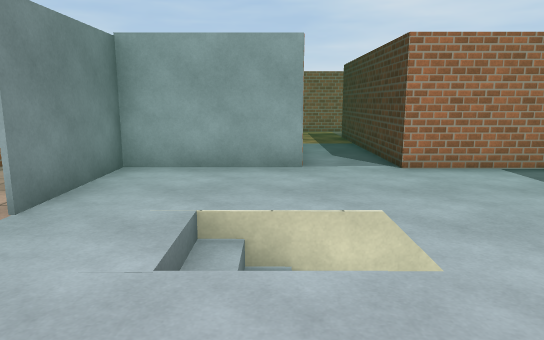
[1] (above)

19 first-person views from a walk through a Unity game level. The camera is 1.5 m above the floor, tilts 10° down and sees 70° across. The floor is counted in squares, 1 m on a side. Each view is taken from the middle of a square. On the plan, view 1 faces up. The plan holds only what a view shows up to about 17 squares ahead; the rest is blank. The place goes on beyond the plan. The player is left out. Door leaves are left out, so doorways stand open. Some surface patterns are stand-ins.

[2]
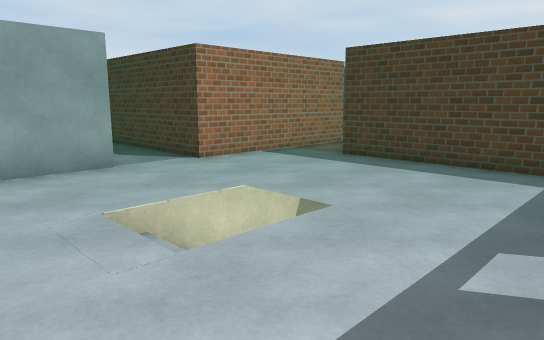

[3]
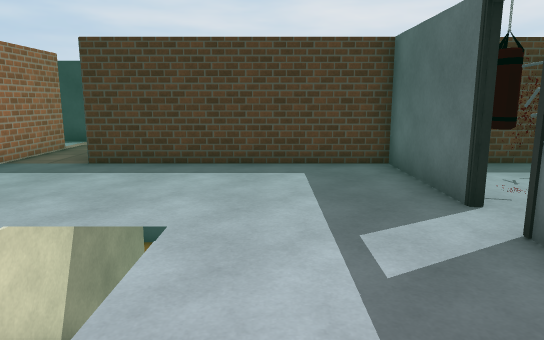

[4]
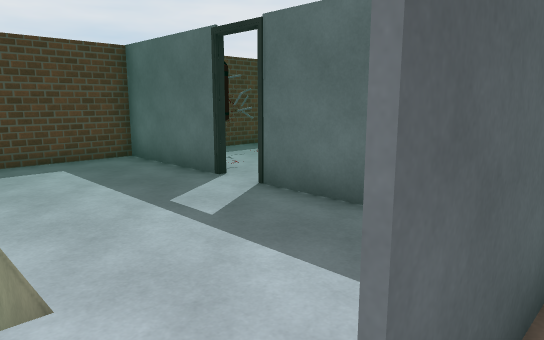

[5]
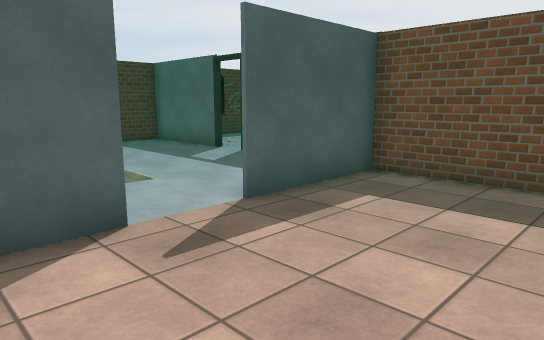

[6]
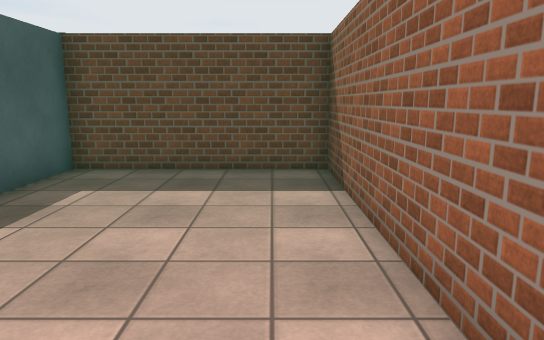

[7]
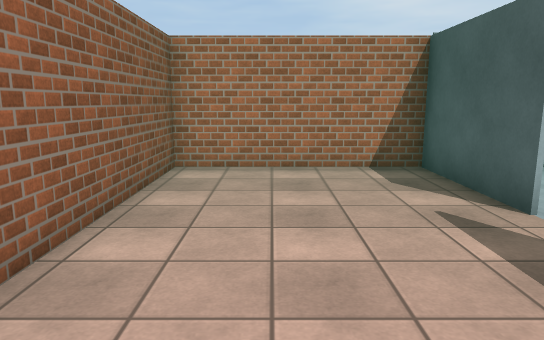

[8]
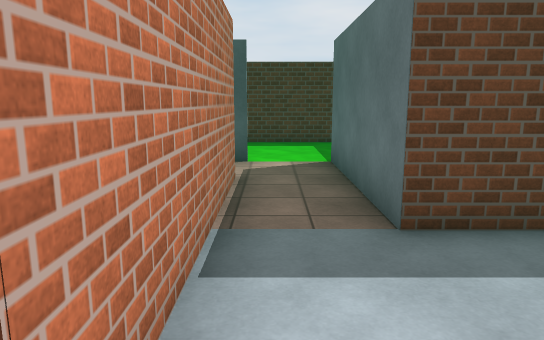

[9]
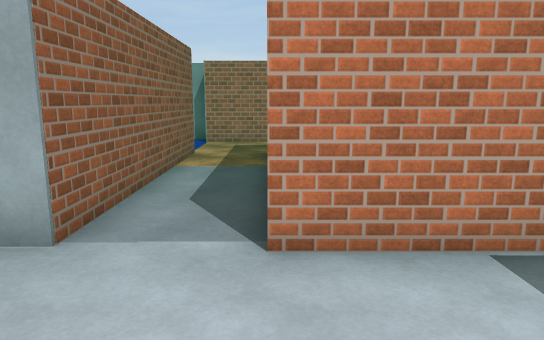

[10]
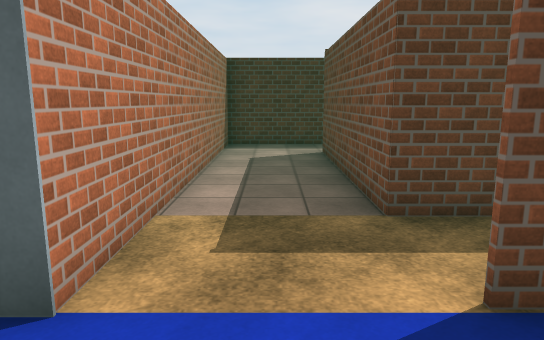

[11]
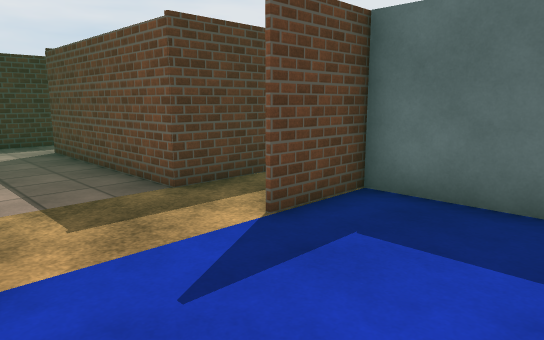

[12]
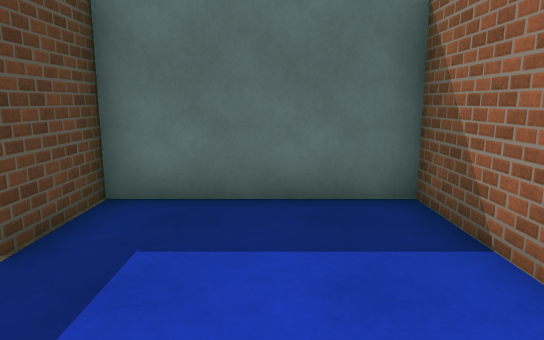

[13]
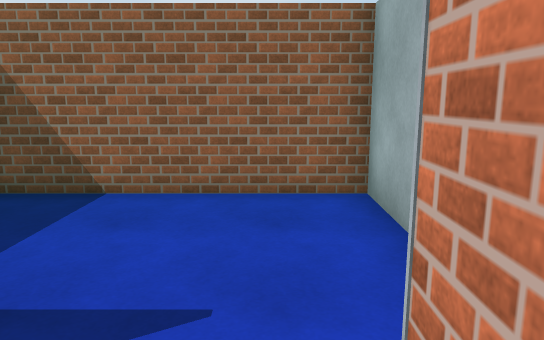

[14]
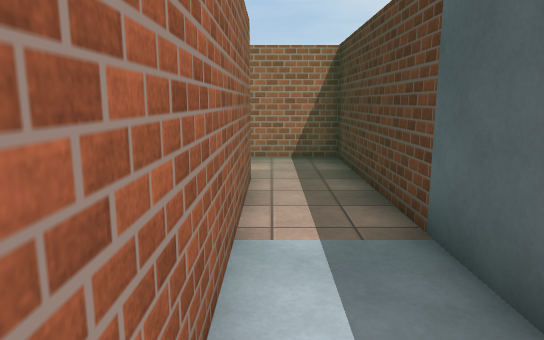

[15]
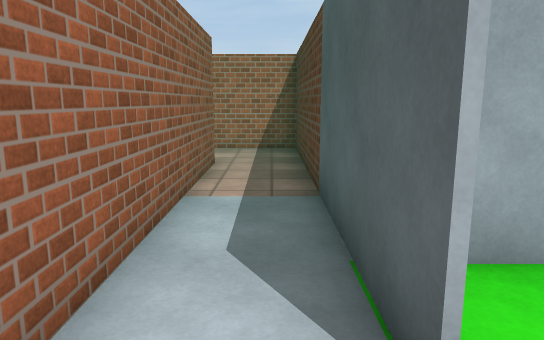

[16]
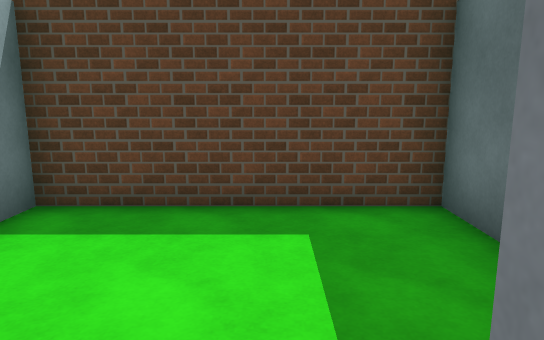

[17]
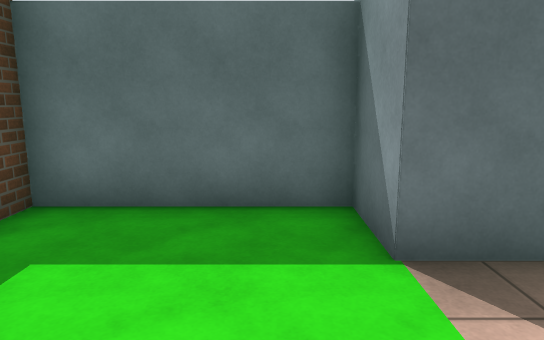

[18]
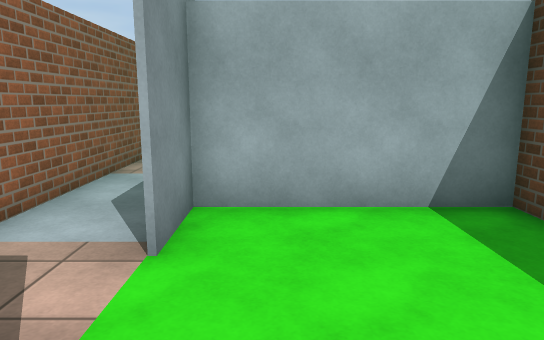

[19]
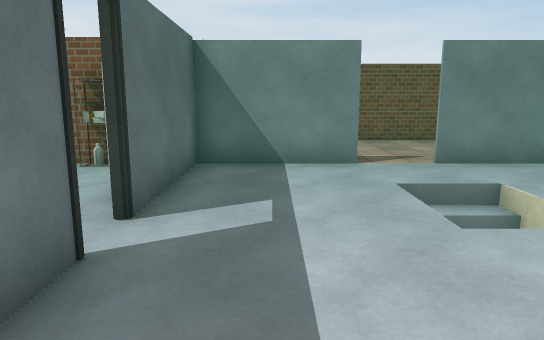

### Floor plan
Points are (right, up) in squares from view 1. A wall is a line through its corners. A room is listed if a view was taken in it or the views show most of it. See-through windows are left out.
Room 1 (views 1, 2, 3, 8, 9, 19)
walls: (2.3, -0.8) (6.4, -0.8) (6.4, 6.5) (9.6, 6.5); (0.7, 8.7) (-4, 8.7); (0.4, -0.8) (1.3, -0.8); (-3.4, 3.1) (-3.4, -0.8) (-2.4, -0.8); (-3.4, 8.9) (-3.4, 5); (9.6, 8.7) (3, 8.7)
ways out: opening at (-4, 4.5) to room 2; opening at (2, 9) to room 3; opening at (10, 7.5) to room 3; open door at (3, -0.5)
objects: other object (0, -1); other object (3, -2)
Room 2 (views 4, 5, 6, 7)
walls: (-3.5, 5) (-3.5, 8.9); (-4, 8.7) (-9.2, 8.7) (-9.2, -0.6) (-3.5, -0.6) (-3.5, 3.1)
ways out: opening at (-4, 4.5) to room 1
Room 3 (views 10, 11, 12, 13, 14, 15, 16)
walls: (0.7, 16.5) (0.7, 8.7); (0.4, 20.6) (-0.1, 20.6); (-2.2, 20.6) (-4.3, 20.6) (-4.3, 14.1) (0.6, 14.1) (0.6, 16.5); (3, 8.7) (3, 16.5) (9.6, 16.5) (9.6, 8.7); (11.8, 8.5) (11.8, 19.6) (0.6, 19.6) (0.6, 20); (9.6, 6.5) (11.8, 6.5)
ways out: opening at (2, 9) to room 1; opening at (10, 7.5) to room 1; opening at (12, 7.5) to room 4
Room 4 (views 17, 18)
walls: (11.8, 6.5) (11.8, 4.5) (16.5, 4.5) (16.5, 10.4) (11.8, 10.4) (11.8, 8.5)
ways out: opening at (12, 7.5) to room 3

Where each view was taken, in squares from view 1:
view 1: 0 up, 0 right, facing up
view 2: 0 up, 3 left, facing up-right
view 3: 2 up, 3 left, facing right
view 4: 4 up, 4 left, facing down-right
view 5: 7 up, 8 left, facing down-right
view 6: 8 up, 8 left, facing down
view 7: 0 up, 7 left, facing up
view 8: 8 up, 2 right, facing right
view 9: 5 up, 3 right, facing up
view 10: 18 up, 2 left, facing right
view 11: 20 up, 3 left, facing down-right
view 12: 20 up, 2 left, facing down
view 13: 19 up, 2 right, facing left
view 14: 9 up, 10 right, facing up
view 15: 7 up, 11 right, facing up
view 16: 7 up, 11 right, facing right
view 17: 10 up, 13 right, facing down
view 18: 5 up, 13 right, facing up
view 19: 1 up, 6 right, facing left
